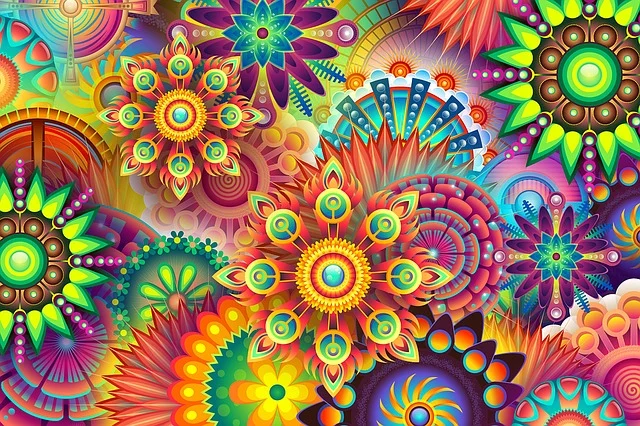
#> input picture mandala.webp, 640 x 426 px, found by its file name
$ jupyter execute color_pre.ipynb   (shell and % lines are left out)
#> lines starting #> are read from the running program, lines starting #| are printed output that depends on the picture
##Color detection Model

[cell 1]
#  install required libraries

[cell 2]
import pandas as pd
data=pd.read_csv('/content/color_names.csv')
#> (reads color_names.csv from the repository)
data.head()

[cell 3]
data.isnull().sum()

[cell 4]
data.duplicated().sum()

[cell 5]
data.info()

[cell 6]
data.describe()

[cell 7]
# prompt: Load an Image and Convert to RGB

import cv2
import numpy as np

def load_and_convert_to_rgb(image_path):

#> called with image_path = '/content/mandala.webp'
  image = cv2.imread(image_path)
#> image is the input picture: shape (426, 640, 3); mean B, G, R 86.8, 119.1, 150.2
  if image is None:
    print("Error: Could not load image from path:", image_path)
    return None
  rgb_image = cv2.cvtColor(image, cv2.COLOR_BGR2RGB)
  return rgb_image

# Example usage:
image_path = '/content/mandala.webp'
rgb_image = load_and_convert_to_rgb(image_path)

if rgb_image is not None:
  # You can now process the RGB image, e.g., display it:
  import matplotlib.pyplot as plt
  plt.imshow(rgb_image)
  plt.show()
  pass

[cell 8]
from sklearn.cluster import KMeans

# Reshape the image into a 2D array of pixels
pixels = rgb_image.reshape((-1, 3))

# Apply K-Means Clustering
k = 30  # Number of dominant colors to detect
kmeans = KMeans(n_clusters=k, random_state=42)
kmeans.fit(pixels)

# Extract dominant colors
colors = kmeans.cluster_centers_.astype(int)

# Display the detected colors
plt.figure(figsize=(8, 2))
plt.imshow([colors])  # Show the colors
plt.axis("off")
plt.show()
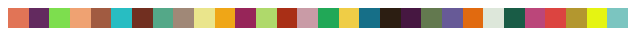
#> figure drawn by matplotlib, 1 panel

# Print RGB values
for i, color in enumerate(colors):
    print(f"Color {i+1}: RGB {tuple(color)}")

[cell 9]
#group similar shades together using Euclidean distance. (show colors too)

import pandas as pd
import cv2
import numpy as np
import matplotlib.pyplot as plt
from sklearn.cluster import KMeans
from scipy.spatial.distance import euclidean


# Define a threshold for grouping similar shades
threshold = 30  # Adjust this value as needed

# Group similar colors based on Euclidean distance
color_groups = []
for color in colors:
  assigned_group = None
  for i, group in enumerate(color_groups):
    if euclidean(color, group[0]) <= threshold:
      assigned_group = i
      break
  if assigned_group is not None:
    color_groups[assigned_group].append(color)
  else:
    color_groups.append([color])


# Display the grouped colors
for i, group in enumerate(color_groups):
  print(f"Group {i+1}:")
  plt.figure(figsize=(4,1))
  plt.imshow([np.array(group)])
  plt.axis("off")
  plt.show()
  for color in group:
    print(f"  - RGB {tuple(color)}")
#> this loop made 30 passes
#> pass 1, `plt.show()`:
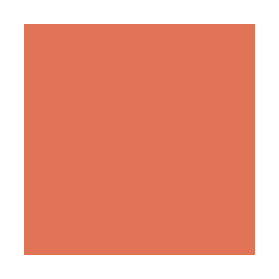
#> figure drawn by matplotlib, 1 panel
#> pass 2, `plt.show()`:
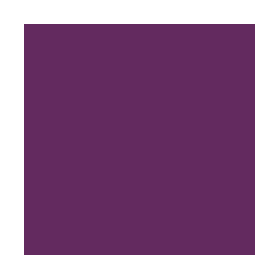
#> figure drawn by matplotlib, 1 panel

[cell 10]
data.info()

[cell 11]
#  display the colors in grid with their rgb codes and their names
def find_closest_color_name(rgb_tuple, color_data):
  min_distance = float('inf')
  closest_name = None
  for _, row in color_data.iterrows():
    color_name = row['Name']
    rgb_row = (row['Red (8 bit)'], row['Green (8 bit)'], row['Blue (8 bit)'])
    distance = euclidean(rgb_tuple, rgb_row)
    if distance < min_distance:
      min_distance = distance
      closest_name = color_name
  return closest_name


# Create a grid to display colors
rows = len(colors) // 5 + (1 if len(colors) % 5 else 0)
cols = min(5, len(colors))

fig, axs = plt.subplots(rows, cols, figsize=(10, 2 * rows))
fig.suptitle("Dominant Colors with RGB and Names", fontsize=16)


for i, color in enumerate(colors):
  row_idx = i // cols
  col_idx = i % cols

  # Display color patch
  axs[row_idx, col_idx].imshow([[color]])
  axs[row_idx, col_idx].axis("off")

  # Find closest color name from your dataset
  color_name = find_closest_color_name(tuple(color), data)

  # Add labels with RGB and name
  axs[row_idx, col_idx].set_title(f"RGB: {tuple(color)}\nName: {color_name}", fontsize=8)


plt.tight_layout(rect=[0, 0.03, 1, 0.95])
plt.show()
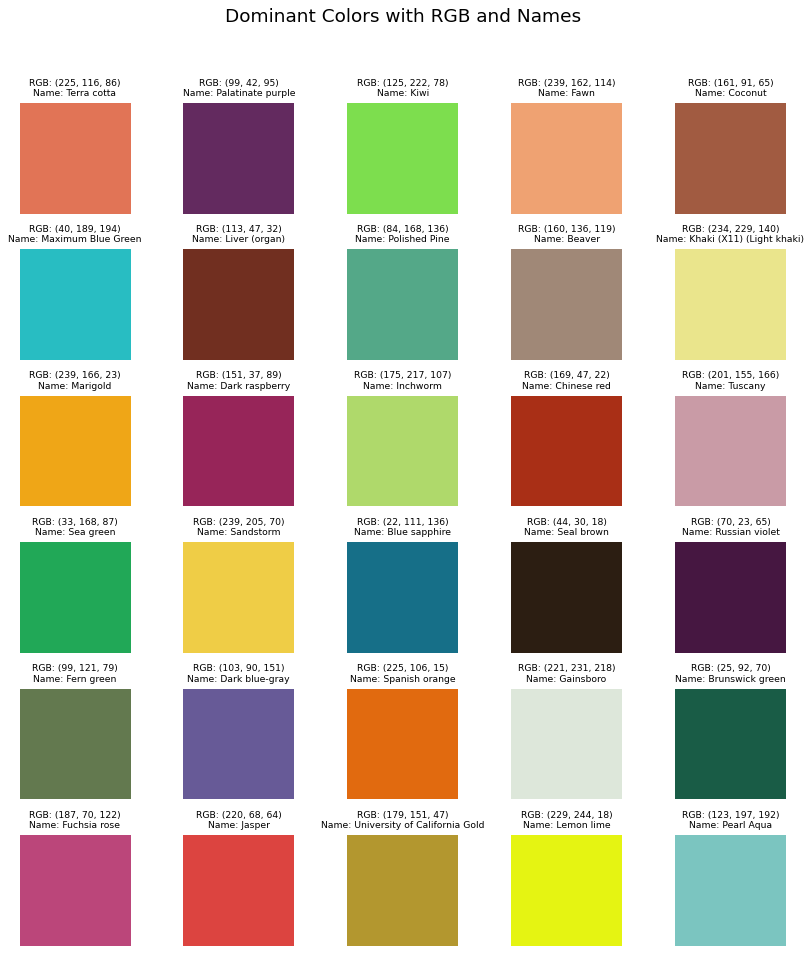
#> figure drawn by matplotlib, 30 panels
